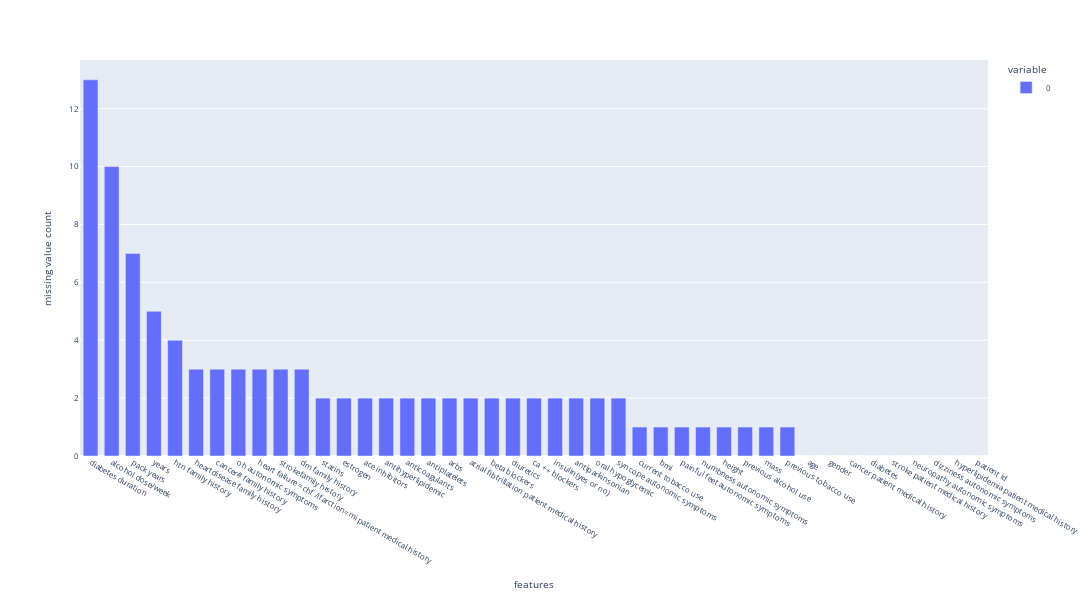

Notebook cell for this chart:
### Code cell
get_plot_na(df_perfusion_v1,0)

### Figure 1 — Plotly figure (JSON) as saved in the notebook; plotly's stock layout.template omitted (floating-point values rounded to 4 significant figures)
{"data": [{"alignmentgroup": "True", "hovertemplate": "variable=0<br>features=%{x}<br>missing value count=%{y}<extra></extra>", "legendgroup": "0", "marker": {"color": "#636efa", "pattern": {"shape": ""}}, "name": "0", "offsetgroup": "0", "orientation": "v", "showlegend": true, "textposition": "auto", "type": "bar", "x": ["diabetes duration", "alcohol dose/week", "pack years", "years", "htn family history", "heartdisease family history", "cancer# family history", "oh autonomic symptoms", "heart failure =chf /ifarction=mi patient medical history", "strokefamily history", "dm family history", "statins", "estrogen", "ace inhibitors", "antihyperlipidemic", "anticoagulants", "antiplatelets", "arbs", "atrial fibtrillation patient medical history", "beta blockers", "diuretics", "ca ++ blockers", "insulin(yes or no)", "antiparkinsonian", "oral hypoglycemic", "syncope autonomic symptoms", "current tobacco use", "bmi", "painful feet autonomic symptoms", "numbness autonomic symptoms", "height", "previous alcohol use", "mass", "previous tobacco use", "age", "gender", "cancer patient medical history", "diabetes", "stroke patient medical history", "neuropathy autonomic symptoms", "dizziness autonomic symptoms", "hyperlipidemia patient medical history", "patient id"], "xaxis": "x", "y": [13, 10, 7, 5, 4, 3, 3, 3, 3, 3, 3, 2, 2, 2, 2, 2, 2, 2, 2, 2, 2, 2, 2, 2, 2, 2, 1, 1, 1, 1, 1, 1, 1, 1, 0, 0, 0, 0, 0, 0, 0, 0, 0], "yaxis": "y"}], "layout": {"bargap": 0.3, "barmode": "relative", "font": {"size": 8}, "height": 600, "legend": {"title": {"text": "variable"}, "tracegroupgap": 0}, "margin": {"t": 60}, "width": 2000, "xaxis": {"anchor": "y", "domain": [0, 1], "title": {"text": "features"}}, "yaxis": {"anchor": "x", "domain": [0, 1], "title": {"text": "missing value count"}}}}
